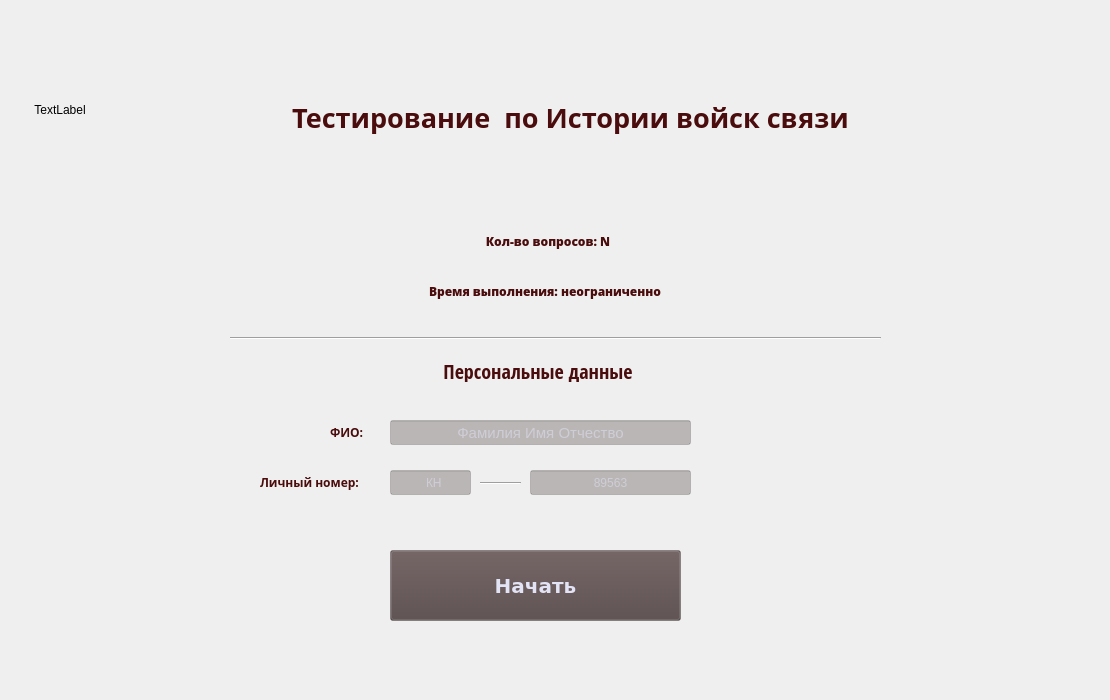
<?xml version="1.0" encoding="UTF-8"?>
<ui version="4.0">
 <class>Form</class>
 <widget class="QWidget" name="Form">
  <property name="geometry">
   <rect>
    <x>0</x>
    <y>0</y>
    <width>1110</width>
    <height>700</height>
   </rect>
  </property>
  <property name="sizePolicy">
   <sizepolicy hsizetype="Fixed" vsizetype="Fixed">
    <horstretch>0</horstretch>
    <verstretch>0</verstretch>
   </sizepolicy>
  </property>
  <property name="minimumSize">
   <size>
    <width>1110</width>
    <height>700</height>
   </size>
  </property>
  <property name="maximumSize">
   <size>
    <width>1110</width>
    <height>700</height>
   </size>
  </property>
  <property name="windowTitle">
   <string>Form</string>
  </property>
  <widget class="QLabel" name="test_name">
   <property name="geometry">
    <rect>
     <x>110</x>
     <y>90</y>
     <width>921</width>
     <height>55</height>
    </rect>
   </property>
   <property name="font">
    <font>
     <family>Lohit Tamil</family>
     <pointsize>20</pointsize>
     <weight>75</weight>
     <bold>true</bold>
    </font>
   </property>
   <property name="styleSheet">
    <string notr="true">color: rgb(74, 12, 12);</string>
   </property>
   <property name="text">
    <string>Тестирование  по Истории войск связи</string>
   </property>
   <property name="textFormat">
    <enum>Qt::AutoText</enum>
   </property>
   <property name="alignment">
    <set>Qt::AlignCenter</set>
   </property>
  </widget>
  <widget class="QLabel" name="q_numb">
   <property name="geometry">
    <rect>
     <x>470</x>
     <y>230</y>
     <width>156</width>
     <height>22</height>
    </rect>
   </property>
   <property name="font">
    <font>
     <family>Open Sans Extrabold</family>
     <weight>75</weight>
     <bold>true</bold>
    </font>
   </property>
   <property name="styleSheet">
    <string notr="true">color: rgb(74, 12, 12);</string>
   </property>
   <property name="text">
    <string>Кол-во вопросов: N</string>
   </property>
   <property name="alignment">
    <set>Qt::AlignCenter</set>
   </property>
  </widget>
  <widget class="QLabel" name="VAS">
   <property name="geometry">
    <rect>
     <x>10</x>
     <y>60</y>
     <width>100</width>
     <height>100</height>
    </rect>
   </property>
   <property name="sizePolicy">
    <sizepolicy hsizetype="Preferred" vsizetype="Preferred">
     <horstretch>0</horstretch>
     <verstretch>0</verstretch>
    </sizepolicy>
   </property>
   <property name="minimumSize">
    <size>
     <width>100</width>
     <height>100</height>
    </size>
   </property>
   <property name="font">
    <font>
     <family>Ubuntu</family>
    </font>
   </property>
   <property name="mouseTracking">
    <bool>false</bool>
   </property>
   <property name="text">
    <string>TextLabel</string>
   </property>
   <property name="alignment">
    <set>Qt::AlignCenter</set>
   </property>
  </widget>
  <widget class="QPushButton" name="start_but">
   <property name="geometry">
    <rect>
     <x>390</x>
     <y>550</y>
     <width>291</width>
     <height>71</height>
    </rect>
   </property>
   <property name="sizePolicy">
    <sizepolicy hsizetype="Fixed" vsizetype="Fixed">
     <horstretch>0</horstretch>
     <verstretch>0</verstretch>
    </sizepolicy>
   </property>
   <property name="font">
    <font>
     <family>DejaVu Sans</family>
     <pointsize>15</pointsize>
     <weight>75</weight>
     <bold>true</bold>
    </font>
   </property>
   <property name="styleSheet">
    <string notr="true">background-color: rgba(85, 70, 70, 85); color: rgb(226, 227, 245);</string>
   </property>
   <property name="text">
    <string>Начать</string>
   </property>
  </widget>
  <widget class="QLabel" name="label_3">
   <property name="geometry">
    <rect>
     <x>330</x>
     <y>420</y>
     <width>51</width>
     <height>25</height>
    </rect>
   </property>
   <property name="sizePolicy">
    <sizepolicy hsizetype="Fixed" vsizetype="Fixed">
     <horstretch>0</horstretch>
     <verstretch>0</verstretch>
    </sizepolicy>
   </property>
   <property name="minimumSize">
    <size>
     <width>51</width>
     <height>25</height>
    </size>
   </property>
   <property name="maximumSize">
    <size>
     <width>51</width>
     <height>25</height>
    </size>
   </property>
   <property name="font">
    <font>
     <family>Abyssinica SIL</family>
     <weight>75</weight>
     <bold>true</bold>
    </font>
   </property>
   <property name="styleSheet">
    <string notr="true">color: rgb(74, 12, 12);</string>
   </property>
   <property name="text">
    <string>ФИО:</string>
   </property>
  </widget>
  <widget class="QLabel" name="label_5">
   <property name="geometry">
    <rect>
     <x>260</x>
     <y>470</y>
     <width>117</width>
     <height>25</height>
    </rect>
   </property>
   <property name="sizePolicy">
    <sizepolicy hsizetype="Fixed" vsizetype="Fixed">
     <horstretch>0</horstretch>
     <verstretch>0</verstretch>
    </sizepolicy>
   </property>
   <property name="minimumSize">
    <size>
     <width>117</width>
     <height>25</height>
    </size>
   </property>
   <property name="maximumSize">
    <size>
     <width>117</width>
     <height>25</height>
    </size>
   </property>
   <property name="font">
    <font>
     <family>Abyssinica SIL</family>
     <weight>75</weight>
     <bold>true</bold>
    </font>
   </property>
   <property name="styleSheet">
    <string notr="true">color: rgb(74, 12, 12);</string>
   </property>
   <property name="text">
    <string>Личный номер:</string>
   </property>
  </widget>
  <widget class="QLineEdit" name="fio_edit">
   <property name="geometry">
    <rect>
     <x>390</x>
     <y>420</y>
     <width>301</width>
     <height>25</height>
    </rect>
   </property>
   <property name="sizePolicy">
    <sizepolicy hsizetype="Fixed" vsizetype="Fixed">
     <horstretch>0</horstretch>
     <verstretch>0</verstretch>
    </sizepolicy>
   </property>
   <property name="minimumSize">
    <size>
     <width>301</width>
     <height>25</height>
    </size>
   </property>
   <property name="maximumSize">
    <size>
     <width>301</width>
     <height>25</height>
    </size>
   </property>
   <property name="font">
    <font>
     <pointsize>11</pointsize>
    </font>
   </property>
   <property name="styleSheet">
    <string notr="true">background-color: rgba(85, 70, 70, 85); 
color: rgb(226, 227, 245);</string>
   </property>
   <property name="alignment">
    <set>Qt::AlignCenter</set>
   </property>
   <property name="placeholderText">
    <string>Фамилия Имя Отчество</string>
   </property>
  </widget>
  <widget class="QLineEdit" name="perNumbC">
   <property name="geometry">
    <rect>
     <x>390</x>
     <y>470</y>
     <width>81</width>
     <height>25</height>
    </rect>
   </property>
   <property name="sizePolicy">
    <sizepolicy hsizetype="Preferred" vsizetype="Preferred">
     <horstretch>0</horstretch>
     <verstretch>0</verstretch>
    </sizepolicy>
   </property>
   <property name="minimumSize">
    <size>
     <width>0</width>
     <height>0</height>
    </size>
   </property>
   <property name="maximumSize">
    <size>
     <width>200</width>
     <height>200</height>
    </size>
   </property>
   <property name="styleSheet">
    <string notr="true">background-color: rgba(85, 70, 70, 85); color: rgb(226, 227, 245);</string>
   </property>
   <property name="alignment">
    <set>Qt::AlignCenter</set>
   </property>
   <property name="placeholderText">
    <string>  КН</string>
   </property>
  </widget>
  <widget class="QLabel" name="time_limit">
   <property name="geometry">
    <rect>
     <x>400</x>
     <y>280</y>
     <width>290</width>
     <height>22</height>
    </rect>
   </property>
   <property name="font">
    <font>
     <family>Open Sans Extrabold</family>
    </font>
   </property>
   <property name="styleSheet">
    <string notr="true">color: rgb(74, 12, 12);</string>
   </property>
   <property name="text">
    <string>Время выполнения: неограниченно</string>
   </property>
   <property name="alignment">
    <set>Qt::AlignCenter</set>
   </property>
  </widget>
  <widget class="QLabel" name="label_7">
   <property name="geometry">
    <rect>
     <x>420</x>
     <y>360</y>
     <width>231</width>
     <height>22</height>
    </rect>
   </property>
   <property name="sizePolicy">
    <sizepolicy hsizetype="Preferred" vsizetype="Preferred">
     <horstretch>0</horstretch>
     <verstretch>0</verstretch>
    </sizepolicy>
   </property>
   <property name="font">
    <font>
     <family>Open Sans Condensed</family>
     <pointsize>15</pointsize>
    </font>
   </property>
   <property name="styleSheet">
    <string notr="true">color: rgb(74, 12, 12);</string>
   </property>
   <property name="text">
    <string> Персональные данные</string>
   </property>
   <property name="alignment">
    <set>Qt::AlignCenter</set>
   </property>
  </widget>
  <widget class="Line" name="line">
   <property name="geometry">
    <rect>
     <x>230</x>
     <y>330</y>
     <width>651</width>
     <height>16</height>
    </rect>
   </property>
   <property name="orientation">
    <enum>Qt::Horizontal</enum>
   </property>
  </widget>
  <widget class="Line" name="line_2">
   <property name="geometry">
    <rect>
     <x>480</x>
     <y>475</y>
     <width>41</width>
     <height>16</height>
    </rect>
   </property>
   <property name="orientation">
    <enum>Qt::Horizontal</enum>
   </property>
  </widget>
  <widget class="QLineEdit" name="perNumbD">
   <property name="geometry">
    <rect>
     <x>530</x>
     <y>470</y>
     <width>161</width>
     <height>25</height>
    </rect>
   </property>
   <property name="styleSheet">
    <string notr="true">background-color: rgba(85, 70, 70, 85); color: rgb(226, 227, 245);</string>
   </property>
   <property name="inputMethodHints">
    <set>Qt::ImhNone</set>
   </property>
   <property name="alignment">
    <set>Qt::AlignCenter</set>
   </property>
   <property name="placeholderText">
    <string>89563</string>
   </property>
  </widget>
  <widget class="QLabel" name="fioErrorLabel">
   <property name="geometry">
    <rect>
     <x>720</x>
     <y>420</y>
     <width>201</width>
     <height>21</height>
    </rect>
   </property>
   <property name="styleSheet">
    <string notr="true">color: rgb(164, 0, 0);</string>
   </property>
   <property name="text">
    <string/>
   </property>
  </widget>
  <widget class="QLabel" name="numbErrorLabel">
   <property name="geometry">
    <rect>
     <x>720</x>
     <y>470</y>
     <width>211</width>
     <height>21</height>
    </rect>
   </property>
   <property name="styleSheet">
    <string notr="true">color: rgb(164, 0, 0);</string>
   </property>
   <property name="text">
    <string/>
   </property>
  </widget>
 </widget>
 <resources/>
 <connections/>
</ui>
